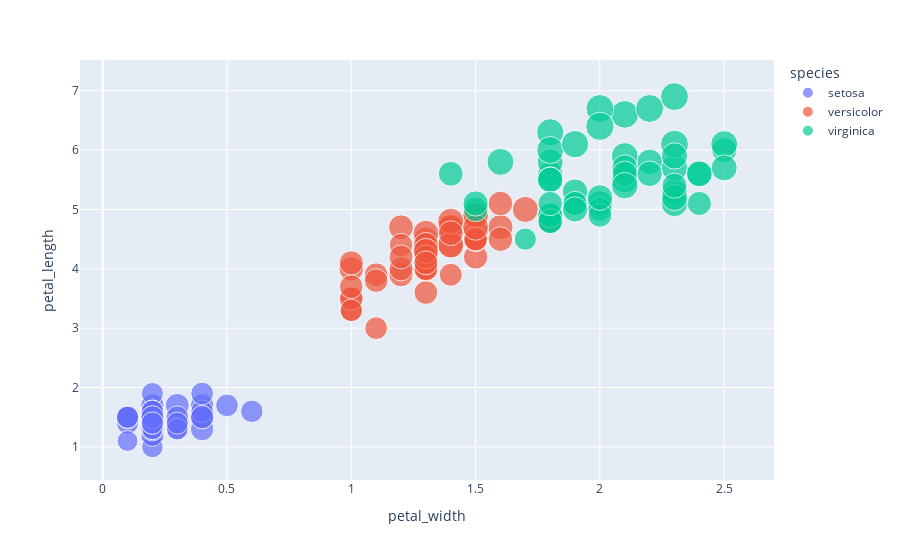

Notebook code cell kept with this figure:
### Code cell
fig = px.scatter(iris, x='petal_width', y='petal_length', 
                 color='species', size='sepal_length'
                ,hover_data=['sepal_width'])
fig.show()

### Figure 1 — Plotly figure (JSON) as saved in the notebook; plotly's stock layout.template omitted (floating-point values rounded to 4 significant figures)
{"data": [{"customdata": [[3.5], [3], [3.2], [3.1], [3.6], [3.9], [3.4], [3.4], [2.9], [3.1], [3.7], [3.4], [3], [3], [4], [4.4], [3.9], [3.5], [3.8], [3.8], [3.4], [3.7], [3.6], [3.3], [3.4], [3], [3.4], [3.5], [3.4], [3.2], [3.1], [3.4], [4.1], [4.2], [3.1], [3.2], [3.5], [3.1], [3], [3.4], [3.5], [2.3], [3.2], [3.5], [3.8], [3], [3.8], [3.2], [3.7], [3.3]], "hovertemplate": "species=setosa<br>petal_width=%{x}<br>petal_length=%{y}<br>sepal_length=%{marker.size}<br>sepal_width=%{customdata[0]}<extra></extra>", "legendgroup": "setosa", "marker": {"color": "#636efa", "size": [5.1, 4.9, 4.7, 4.6, 5, 5.4, 4.6, 5, 4.4, 4.9, 5.4, 4.8, 4.8, 4.3, 5.8, 5.7, 5.4, 5.1, 5.7, 5.1, 5.4, 5.1, 4.6, 5.1, 4.8, 5, 5, 5.2, 5.2, 4.7, 4.8, 5.4, 5.2, 5.5, 4.9, 5, 5.5, 4.9, 4.4, 5.1, 5, 4.5, 4.4, 5, 5.1, 4.8, 5.1, 4.6, 5.3, 5], "sizemode": "area", "sizeref": 0.01975, "symbol": "circle"}, "mode": "markers", "name": "setosa", "orientation": "v", "showlegend": true, "type": "scatter", "x": [0.2, 0.2, 0.2, 0.2, 0.2, 0.4, 0.3, 0.2, 0.2, 0.1, 0.2, 0.2, 0.1, 0.1, 0.2, 0.4, 0.4, 0.3, 0.3, 0.3, 0.2, 0.4, 0.2, 0.5, 0.2, 0.2, 0.4, 0.2, 0.2, 0.2, 0.2, 0.4, 0.1, 0.2, 0.1, 0.2, 0.2, 0.1, 0.2, 0.2, 0.3, 0.3, 0.2, 0.6, 0.4, 0.3, 0.2, 0.2, 0.2, 0.2], "xaxis": "x", "y": [1.4, 1.4, 1.3, 1.5, 1.4, 1.7, 1.4, 1.5, 1.4, 1.5, 1.5, 1.6, 1.4, 1.1, 1.2, 1.5, 1.3, 1.4, 1.7, 1.5, 1.7, 1.5, 1, 1.7, 1.9, 1.6, 1.6, 1.5, 1.4, 1.6, 1.6, 1.5, 1.5, 1.4, 1.5, 1.2, 1.3, 1.5, 1.3, 1.5, 1.3, 1.3, 1.3, 1.6, 1.9, 1.4, 1.6, 1.4, 1.5, 1.4], "yaxis": "y"}, {"customdata": [[3.2], [3.2], [3.1], [2.3], [2.8], [2.8], [3.3], [2.4], [2.9], [2.7], [2], [3], [2.2], [2.9], [2.9], [3.1], [3], [2.7], [2.2], [2.5], [3.2], [2.8], [2.5], [2.8], [2.9], [3], [2.8], [3], [2.9], [2.6], [2.4], [2.4], [2.7], [2.7], [3], [3.4], [3.1], [2.3], [3], [2.5], [2.6], [3], [2.6], [2.3], [2.7], [3], [2.9], [2.9], [2.5], [2.8]], "hovertemplate": "species=versicolor<br>petal_width=%{x}<br>petal_length=%{y}<br>sepal_length=%{marker.size}<br>sepal_width=%{customdata[0]}<extra></extra>", "legendgroup": "versicolor", "marker": {"color": "#EF553B", "size": [7, 6.4, 6.9, 5.5, 6.5, 5.7, 6.3, 4.9, 6.6, 5.2, 5, 5.9, 6, 6.1, 5.6, 6.7, 5.6, 5.8, 6.2, 5.6, 5.9, 6.1, 6.3, 6.1, 6.4, 6.6, 6.8, 6.7, 6, 5.7, 5.5, 5.5, 5.8, 6, 5.4, 6, 6.7, 6.3, 5.6, 5.5, 5.5, 6.1, 5.8, 5, 5.6, 5.7, 5.7, 6.2, 5.1, 5.7], "sizemode": "area", "sizeref": 0.01975, "symbol": "circle"}, "mode": "markers", "name": "versicolor", "orientation": "v", "showlegend": true, "type": "scatter", "x": [1.4, 1.5, 1.5, 1.3, 1.5, 1.3, 1.6, 1, 1.3, 1.4, 1, 1.5, 1, 1.4, 1.3, 1.4, 1.5, 1, 1.5, 1.1, 1.8, 1.3, 1.5, 1.2, 1.3, 1.4, 1.4, 1.7, 1.5, 1, 1.1, 1, 1.2, 1.6, 1.5, 1.6, 1.5, 1.3, 1.3, 1.3, 1.2, 1.4, 1.2, 1, 1.3, 1.2, 1.3, 1.3, 1.1, 1.3], "xaxis": "x", "y": [4.7, 4.5, 4.9, 4, 4.6, 4.5, 4.7, 3.3, 4.6, 3.9, 3.5, 4.2, 4, 4.7, 3.6, 4.4, 4.5, 4.1, 4.5, 3.9, 4.8, 4, 4.9, 4.7, 4.3, 4.4, 4.8, 5, 4.5, 3.5, 3.8, 3.7, 3.9, 5.1, 4.5, 4.5, 4.7, 4.4, 4.1, 4, 4.4, 4.6, 4, 3.3, 4.2, 4.2, 4.2, 4.3, 3, 4.1], "yaxis": "y"}, {"customdata": [[3.3], [2.7], [3], [2.9], [3], [3], [2.5], [2.9], [2.5], [3.6], [3.2], [2.7], [3], [2.5], [2.8], [3.2], [3], [3.8], [2.6], [2.2], [3.2], [2.8], [2.8], [2.7], [3.3], [3.2], [2.8], [3], [2.8], [3], [2.8], [3.8], [2.8], [2.8], [2.6], [3], [3.4], [3.1], [3], [3.1], [3.1], [3.1], [2.7], [3.2], [3.3], [3], [2.5], [3], [3.4], [3]], "hovertemplate": "species=virginica<br>petal_width=%{x}<br>petal_length=%{y}<br>sepal_length=%{marker.size}<br>sepal_width=%{customdata[0]}<extra></extra>", "legendgroup": "virginica", "marker": {"color": "#00cc96", "size": [6.3, 5.8, 7.1, 6.3, 6.5, 7.6, 4.9, 7.3, 6.7, 7.2, 6.5, 6.4, 6.8, 5.7, 5.8, 6.4, 6.5, 7.7, 7.7, 6, 6.9, 5.6, 7.7, 6.3, 6.7, 7.2, 6.2, 6.1, 6.4, 7.2, 7.4, 7.9, 6.4, 6.3, 6.1, 7.7, 6.3, 6.4, 6, 6.9, 6.7, 6.9, 5.8, 6.8, 6.7, 6.7, 6.3, 6.5, 6.2, 5.9], "sizemode": "area", "sizeref": 0.01975, "symbol": "circle"}, "mode": "markers", "name": "virginica", "orientation": "v", "showlegend": true, "type": "scatter", "x": [2.5, 1.9, 2.1, 1.8, 2.2, 2.1, 1.7, 1.8, 1.8, 2.5, 2, 1.9, 2.1, 2, 2.4, 2.3, 1.8, 2.2, 2.3, 1.5, 2.3, 2, 2, 1.8, 2.1, 1.8, 1.8, 1.8, 2.1, 1.6, 1.9, 2, 2.2, 1.5, 1.4, 2.3, 2.4, 1.8, 1.8, 2.1, 2.4, 2.3, 1.9, 2.3, 2.5, 2.3, 1.9, 2, 2.3, 1.8], "xaxis": "x", "y": [6, 5.1, 5.9, 5.6, 5.8, 6.6, 4.5, 6.3, 5.8, 6.1, 5.1, 5.3, 5.5, 5, 5.1, 5.3, 5.5, 6.7, 6.9, 5, 5.7, 4.9, 6.7, 4.9, 5.7, 6, 4.8, 4.9, 5.6, 5.8, 6.1, 6.4, 5.6, 5.1, 5.6, 6.1, 5.6, 5.5, 4.8, 5.4, 5.6, 5.1, 5.1, 5.9, 5.7, 5.2, 5, 5.2, 5.4, 5.1], "yaxis": "y"}], "layout": {"legend": {"itemsizing": "constant", "title": {"text": "species"}, "tracegroupgap": 0}, "margin": {"t": 60}, "xaxis": {"anchor": "y", "domain": [0, 1], "title": {"text": "petal_width"}}, "yaxis": {"anchor": "x", "domain": [0, 1], "title": {"text": "petal_length"}}}}
